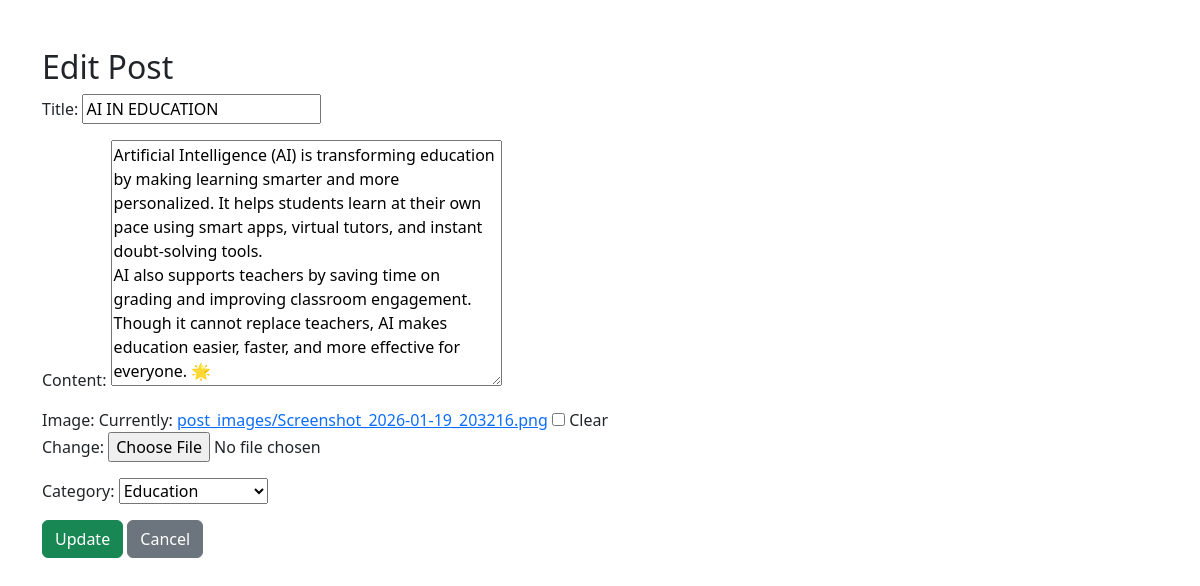
Page /blog/post/1/edit/ (signed in) on the committed database.
### blog_app/models.py (models this page shows, shortened)
class Post(models.Model):
    title = models.CharField(max_length=200)
    content = models.TextField()
    image = models.ImageField(upload_to='posts/', blank=True, null=True)
    author = models.ForeignKey(User, on_delete=models.CASCADE)
    category = models.ForeignKey(Category, on_delete=models.SET_NULL, null=True)
    created_at = models.DateTimeField(auto_now_add=True)

### blog_app/views.py (the view)
# urls.py: path('post/<int:post_id>/edit/', views.edit_post, name='edit_post'),
@login_required
def edit_post(request, post_id):
    post = get_object_or_404(Post, id=post_id)
    if post.author != request.user:
        return redirect('blog_list')
    if request.method == 'POST':
        form = PostForm(request.POST, request.FILES, instance=post)
        if form.is_valid():
            form.save()
            return redirect('blog_list')
    else:
        form = PostForm(instance=post)
    return render(request, 'edit_post.html', {'form': form})

### blog_app/forms.py
class PostForm(forms.ModelForm):
    class Meta:
        model = Post
        fields = ['title', 'content', 'image', 'category']

### blog_app/models.py (called while the page is built)
    def __str__(self):
        return self.name

### templates/edit_post.html (shortened to what this page needs)
<!DOCTYPE html>
<html>
<head>
  <link href="https://cdn.jsdelivr.net/npm/bootstrap@5.3.2/dist/css/bootstrap.min.css" rel="stylesheet">
</head>
<body>
<div class="container mt-5">
  <h2>Edit Post</h2>
  <form method="POST">
    {{ form.as_p }}
    <button type="submit" class="btn btn-success">Update</button>
    <a href="{% url 'post_detail' form.instance.id %}" class="btn btn-secondary">
      Cancel
    </a>
  </form>
</div>
</body>
</html>

### rows in the picture
Post: title "AI IN EDUCATION", content "Artificial Intelligence (AI) is transforming education by making learning smarter and more personalized. It helps students learn at their own pace using smart apps, virtual tutors, and instant doubt-solving tools. AI also supports teachers by saving time on grading and improving classroom engagement. Though it cannot replace teachers, AI makes education easier, faster, and more effective for everyone. 🌟", category "Education"
